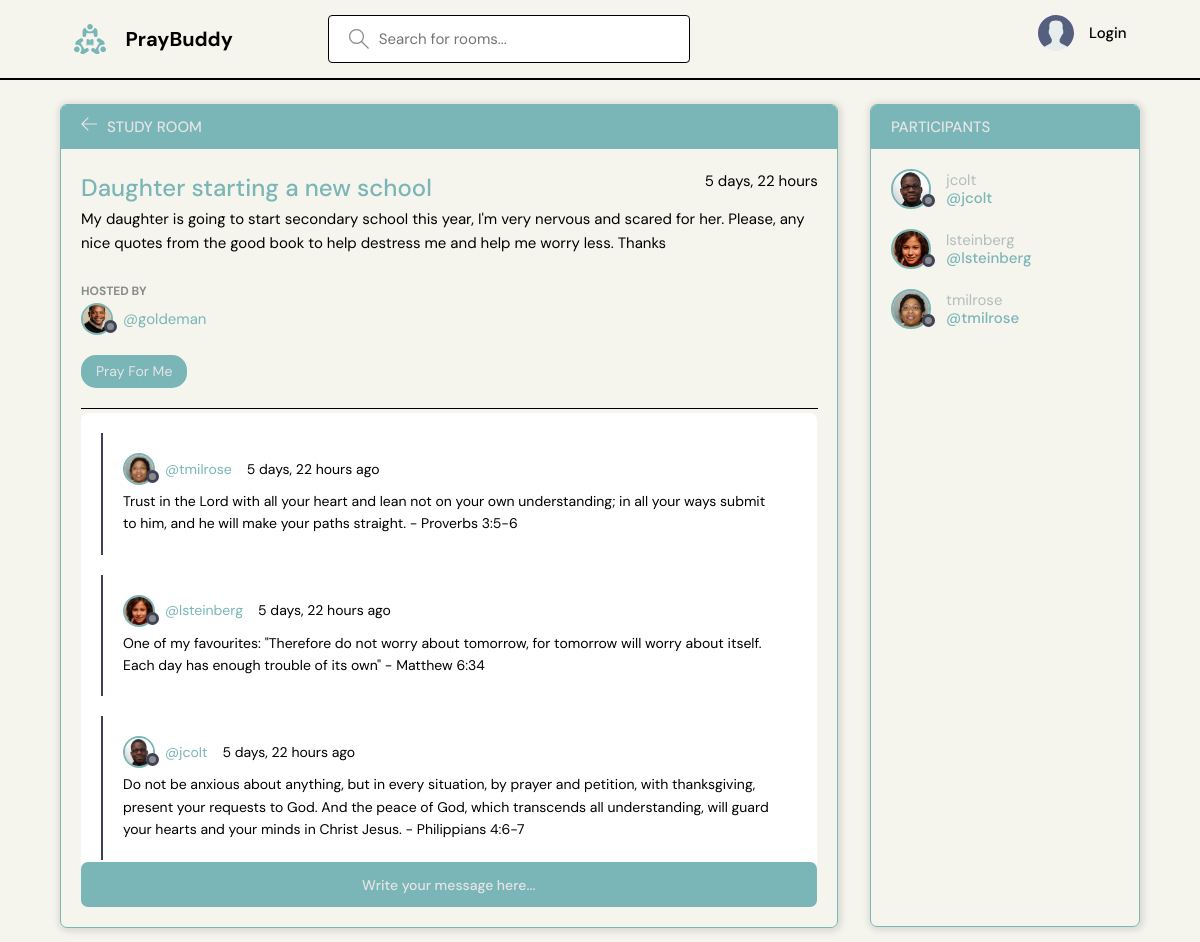
Page /room/3 on the committed database.
### base/models.py (models this page shows, shortened)
class Room(models.Model):
    host = models.ForeignKey(User, on_delete=models.SET_NULL, null=True)
    topic = models.ForeignKey(Topic, on_delete=models.SET_NULL, null=True)
    name = models.CharField(max_length=200)
    description = models.TextField(null=True, blank=True)
    participants = models.ManyToManyField(
        User, related_name='participants', blank=True)
    updated = models.DateTimeField(auto_now=True)
    created = models.DateTimeField(auto_now_add=True)
    class Meta:
        ordering = ['-updated', '-created']

class User(AbstractUser):
    name = models.CharField(max_length=200, null=True)
    email = models.EmailField(unique=True, null=True)
    bio = models.TextField(null=True)
    avatar = models.ImageField(null=True, default='avatar.svg')
    USERNAME_FIELD = 'email'
    REQUIRED_FIELDS = []

class Topic(models.Model):
    name = models.CharField(max_length=200)
    def __str__(self):
        return self.name

class Message(models.Model):
    user = models.ForeignKey(User, on_delete=models.CASCADE)
    room = models.ForeignKey(Room, on_delete=models.CASCADE)
    body = models.TextField()
    updated = models.DateTimeField(auto_now=True)
    created = models.DateTimeField(auto_now_add=True)
    class Meta:
        ordering = ['-updated', '-created']

### base/views.py (the view, shortened to what this page needs)
# urls.py: path('room/<str:pk>', views.room, name='room'),
def room(request, pk):
    room = Room.objects.get(id=pk)
    room_messages = room.message_set.all()
    participants = room.participants.all()
    context = {'room': room, 'room_messages': room_messages,
               'participants': participants}
    return render(request, 'base/room.html', context)

### base/templates/base/room.html (shortened to what this page needs)
{% extends "main.html" %}
{% block content %}
<main class="profile-page layout layout--2">
  <div class="container">
    <div class="room">
      <div class="room__top">
        <div class="room__topLeft">
          <a href="{% url 'home' %}">
            <svg version="1.1" xmlns="http://www.w3.org/2000/svg" width="32" height="32" viewBox="0 0 32 32">
              <title>arrow-left</title>
              <path
                d="M13.723 2.286l-13.723 13.714 13.719 13.714 1.616-1.611-10.96-10.96h27.625v-2.286h-27.625l10.965-10.965-1.616-1.607z">
              </path>
            </svg>
          </a>
          <h3>Study Room</h3>
        </div>
      </div>
      <div class="room__box scroll">
        <div class="room__header scroll">
          <div class="room__info">
            <h3>{{ room.name }}</h3>
            <span>{{ room.created|timesince }}</span>
          </div>
          <div>
            {{ room.description }}
          </div>
          <br>
          <div class="room__hosted">
            <p>Hosted By</p>
            <a href="{% url 'user-profile' room.host.id %}" class="room__author">
              <div class="avatar avatar--small">
                <img src="{{ room.host.avatar.url }}" />
              </div>
              <span>@{{ room.host.username }}</span>
            </a>
          </div>
          <span class="room__topics">{{ room.topic }}</span>
        </div>
        <div class="room__conversation">
          <div class="threads scroll">
            {% for message in room_messages %}
            <div class="thread">
              <div class="thread__top">
                <div class="thread__author">
                  <a href="{% url 'user-profile' message.user.id %}" class="thread__authorInfo">
                    <div class="avatar avatar--small">
                      <img src="{{ message.user.avatar.url }}" />
                    </div>
                    <span>@{{ message.user.username }}</span>
                  </a>
                  <span class="thread__date">{{ message.created|timesince }} ago</span>
                </div>
              </div>
              <div class="thread__details">
                {{ message.body }}
              </div>
            </div>
            {% endfor %}
          </div>
        </div>
      </div>
      <div class="room__message">
        <form action="" method="POST">
          <input name="body" placeholder="Write your message here..." />
        </form>
      </div>
    </div>
    <div class="participants">
      <h3 class="participants__top">Participants </h3>
      <div class="participants__list scroll">
        {% for user in participants %}
        <a href="{% url 'user-profile' user.id %}" class="participant">
          <div class="avatar avatar--medium">
            <img src="{{ user.avatar.url }}" />
          </div>
          <p>
            {{ user.username }}
            <span>@{{ user.username }}</span>
          </p>
        </a>
        {% endfor %}
      </div>
    </div>
  </div>
</main>
{% endblock content %}

### rows in the picture
Room: name "Daughter starting a new school", created "5 days, 22 hours", description "My daughter is going to start secondary school this year, I'm very nervous and scared for her. Please, any nice quotes from the good book to help destress me and help me worry less. Thanks", host.avatar (picture), host.username "goldeman", topic "Pray For Me"
Message: user.avatar (picture), user.username "tmilrose", created "5 days, 22 hours", body "Trust in the Lord with all your heart and lean not on your own understanding; in all your ways submit to him, and he will make your paths straight. - Proverbs 3:5-6"
Message: user.avatar (picture), user.username "lsteinberg", created "5 days, 22 hours", body "One of my favourites: \"Therefore do not worry about tomorrow, for tomorrow will worry about itself. Each day has enough trouble of its own\" - Matthew 6:34"
Message: user.avatar (picture), user.username "jcolt", created "5 days, 22 hours", body "Do not be anxious about anything, but in every situation, by prayer and petition, with thanksgiving, present your requests to God. And the peace of God, which transcends all understanding, will guard your hearts and your minds in Christ Jesus. - Philippians 4:6-7"
User: avatar (picture), username "jcolt"
User: avatar (picture), username "lsteinberg"
User: avatar (picture), username "tmilrose"
